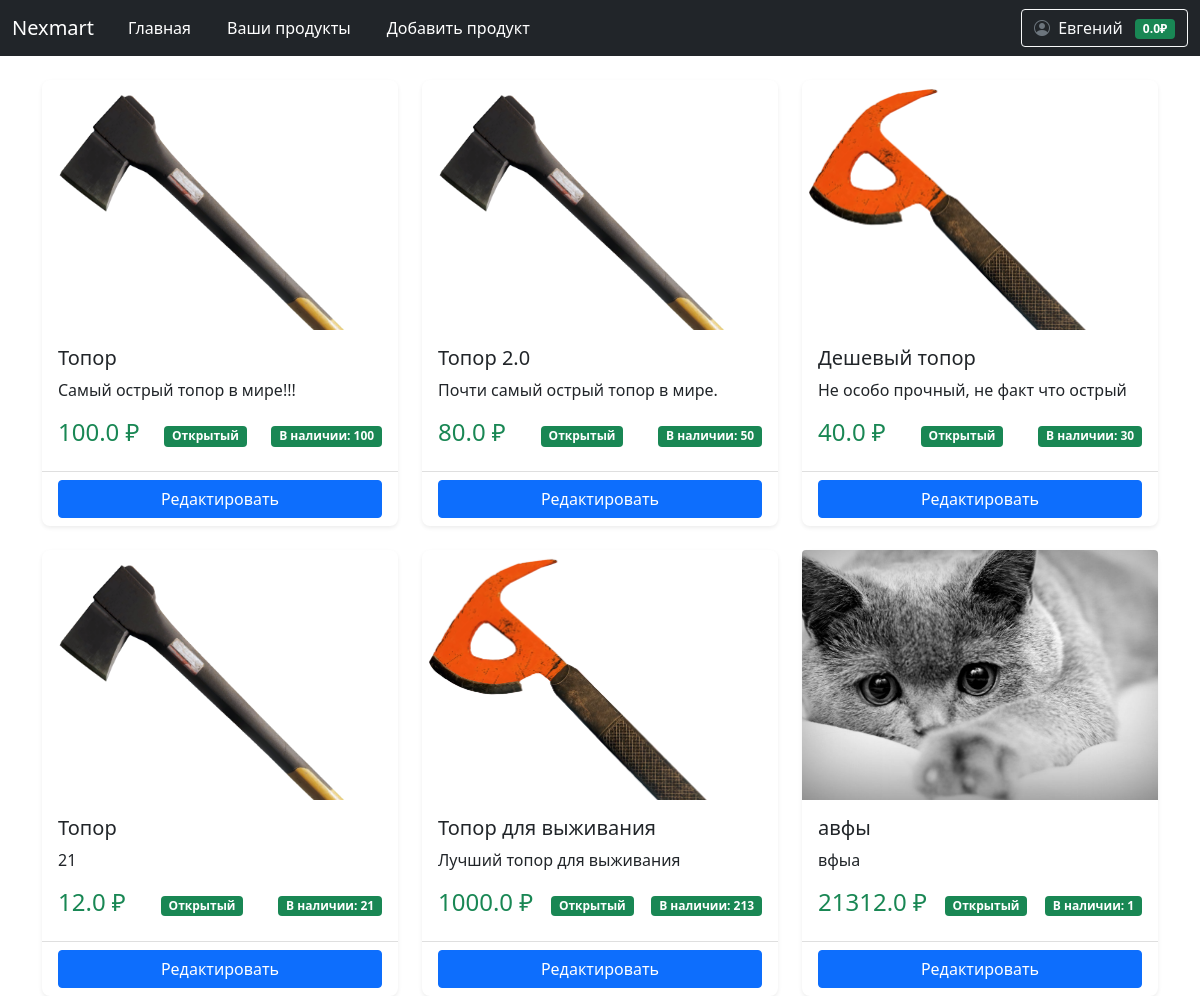
Screenshot of /user/products (signed in) with the database file from the repository.
### data/user.py (models this page shows, shortened)
class User(SqlAlchemyBase, UserMixin):
    __tablename__ = 'users'
    id = Column(Integer, primary_key=True, autoincrement=True)
    email = Column(String, unique=True, nullable=False)
    hashed_password = Column(String, nullable=False)
    surname = Column(String, nullable=False)
    name = Column(String, nullable=False)
    modified_date = Column(DateTime)
    balance = Column(Float, default=0.0, nullable=False)
    products = relationship("Product", back_populates="user")

### data/product.py (models this page shows)
class Product(SqlAlchemyBase):
    __tablename__ = 'products'
    id = sqlalchemy.Column(sqlalchemy.Integer, primary_key=True, autoincrement=True)
    name = sqlalchemy.Column(sqlalchemy.String, nullable=False)
    price = sqlalchemy.Column(sqlalchemy.Float, nullable=False)
    description = sqlalchemy.Column(sqlalchemy.Text)
    created_date = sqlalchemy.Column(sqlalchemy.DateTime, default=datetime.datetime.now)
    open = sqlalchemy.Column(sqlalchemy.Boolean)  # открыт ли продукт для общего доступа
    amount_available = sqlalchemy.Column(sqlalchemy.Integer)  # сколько есть продукта для продажи
    amount_sell = sqlalchemy.Column(sqlalchemy.Integer)  # сколько продано для статистики
    image = sqlalchemy.Column(sqlalchemy.String)
    user_id = sqlalchemy.Column(sqlalchemy.Integer, sqlalchemy.ForeignKey('users.id'))
    user = sqlalchemy.orm.relationship('User', back_populates='products')

### main.py (the view)
@app.route('/user/products')
@login_required
def user_products():
    products = current_user.products
    return render_template('user_products.html', products=products)

### data/db_session.py (called while the page is built)
def create_session() -> Session:
    global __factory
    return __factory()

### main.py (called while the page is built)
@login_manager.user_loader
def load_user(user_id):
    db_sess = db_session.create_session()
    return db_sess.query(User).get(user_id)

### templates/user_products.html (shortened to what this page needs)
{% extends "base.html" %}
{% block content %}
 <div class="row row-cols-1 row-cols-md-3 g-4">
        {% for product in products %}
        <div class="col">
            <div class="card h-100">
                <a href="/products/{{ product.id }}" class="text-decoration-none text-dark ">
                    {% if product.image %}
                    <img src="{{ url_for('static', filename='upload/' + product.image) }}"
                         class="card-img-top product-image"
                         alt="{{ product.name }}">
                    {% else %}
                    <div class="card-img-top no-image">Нет изображения</div>
                    {% endif %}
                    <div class="card-body">
                        <h5 class="card-title">{{ product.name }}</h5>
                        <p class="card-text">{{ product.description }}</p>
                        <div class="d-flex justify-content-between align-items-center">
                             <span class="h4 text-success">{{ product.price }} ₽</span>
                            {% if product.open %}
                                <span class="badge bg-success">Открытый</span>
                            {% else %}
                                <span class="badge bg-danger">Закрытый</span>
                            {% endif %}
                            {% if product.amount_available and product.amount_available > 0 %}
                                <span class="badge bg-success">В наличии: {{ product.amount_available }}</span>
                            {% else %}
                                <span class="badge bg-danger">Нет в наличии</span>
                            {% endif %}
                        </div>
                    </div>
                </a>
                <div class="card-footer bg-transparent">
                    <a href="/user/products/edit/{{product.id}}" class="btn btn-primary w-100">Редактировать</a>
                </div>
            </div>
        </div>
        {% else %}
        <div class="col-12">
            <div class="alert alert-warning">
                Товары не найдены. Добавьте новые.
            </div>
        </div>
        {% endfor %}
    </div>
{% endblock %}

### templates/base.html (shortened to what this page needs)
<!doctype html>
<html lang="ru">
<head>
                    <link href="https://cdn.jsdelivr.net/npm/bootstrap@5.0.2/dist/css/bootstrap.min.css" rel="stylesheet">
                    <link rel="stylesheet" href="https://cdn.jsdelivr.net/npm/bootstrap-icons@1.8.1/font/bootstrap-icons.css">
    <link rel="stylesheet" href="{{ url_for('static', filename='css/style.css') }}">
    <link rel="stylesheet" href="https://cdnjs.cloudflare.com/ajax/libs/font-awesome/6.5.1/css/all.min.css">
    <link rel="stylesheet" href="{{ url_for('static', filename='css/auth_styles.css') }}">
</head>
<body>
<header>
    <nav class="navbar navbar-expand-md navbar-dark bg-dark" aria-label="Fourth navbar example">
        <div class="container-fluid">
          <a class="navbar-brand" href="#">Nexmart</a>
          <div class="collapse navbar-collapse" id="navbarsExample04">
            <ul class="navbar-nav me-auto mb-2 mb-md-0">
              <li class="nav-item">
                <a class="nav-link active" aria-current="page" href="/">Главная</a>
              </li>
                {% if not current_user.is_authenticated %}
                <li class="nav-item">
                <a class="nav-link active" aria-current="page" href="/register"></a>
              </li>
                <li class="nav-item">
                <a class="nav-link active" aria-current="page" href="/login"></a>
              </li>
                {% else %}
                <li class="nav-item">
                <a class="nav-link active" href="/user/products">Ваши продукты</a>
              </li>
                <li class="nav-item">
                <a class="nav-link active" href="/user/products/add">Добавить продукт</a>
              </li>
                {% endif %}
            </ul>
            {% if current_user.is_authenticated %}
            <div class="d-flex align-items-center">
              <div class="dropdown">
                <button class="btn btn-outline-light dropdown-toggle" type="button" id="profileDropdown" data-bs-toggle="dropdown" aria-expanded="false">
                  <i class="bi bi-person-circle me-1"></i>
                  {{ current_user.name }}
                  <span class="badge bg-success ms-2">{{ current_user.balance }}₽</span>
                </button>
              </div>
            </div>
            {% else %}
            <div class="d-flex">
              <a href="/login" class="btn btn-outline-light me-2">Войти</a>
              <a href="/register" class="btn btn-success">Регистрация</a>
            </div>
            {% endif %}
          </div>
        </div>
      </nav>
</header>
<div class="container mt-4">
    {% block content %}{% endblock %}
</div>
</body>
</html>

### static/css/style.css (style rules this page uses)
.product-image { width: 100%; height: 250px; object-fit: cover; object-position: top; border-radius: 0.25rem 0.25rem 0 0; }
.navbar-nav .nav-link { position: relative; transition: all 0.5s ease; margin: 0 10px; }
.navbar-nav .nav-link::after { content: ''; position: absolute; width: 0; height: 2px; bottom: 0; left: 50%; background-color: #90caf9; transition: all 0.3s ease; }
.dropdown-toggle { position: relative; transition: all 0.3s ease; }
.badge.bg-success { transition: all 0.3s ease; }
.card { border: none; border-radius: 0.5rem; box-shadow: 0 0.125rem 0.25rem rgba(0, 0, 0, 0.075); transition: all 0.3s ease; }
.bi-person-circle { color: #6c757d; transition: all 0.3s ease; }
.btn { position: relative; overflow: hidden; }
.btn::after { content: ''; position: absolute; top: 50%; left: 50%; width: 5px; height: 5px; background: rgba(255, 255, 255, 0.3); opacity: 0; border-radius: 50%; transform: scale(1, 1) translate(-50%, -50%); transform-origin: 50% 50%; }

### rows the page displays
User: name "Евгений", balance "0.0"
Product: image (picture), name "Топор", description "Самый острый топор в мире!!!", price "100.0", open "Открытый", amount_available "100"
Product: image (picture), name "Топор 2.0", description "Почти самый острый топор в мире.", price "80.0", open "Открытый", amount_available "50"
Product: image (picture), name "Дешевый топор", description "Не особо прочный, не факт что острый", price "40.0", open "Открытый", amount_available "30"
Product: image (picture), name "Топор", description "21", price "12.0", open "Открытый", amount_available "21"
Product: image (picture), name "Топор для выживания", description "Лучший топор для выживания", price "1000.0", open "Открытый", amount_available "213"
Product: image (picture), name "авфы", description "вфыа", price "21312.0", open "Открытый", amount_available "1"
